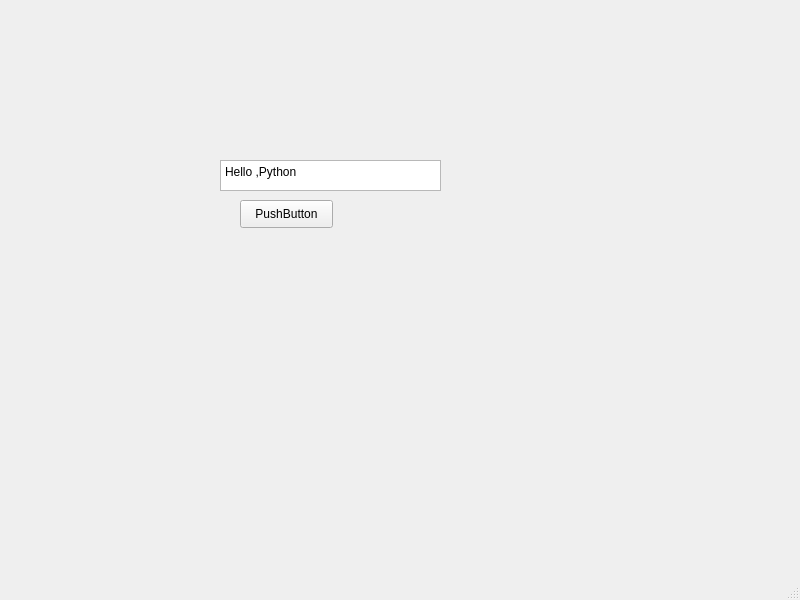
<?xml version="1.0" encoding="UTF-8"?>
<ui version="4.0">
 <class>MainWindow</class>
 <widget class="QMainWindow" name="MainWindow">
  <property name="geometry">
   <rect>
    <x>0</x>
    <y>0</y>
    <width>800</width>
    <height>600</height>
   </rect>
  </property>
  <property name="windowTitle">
   <string>MainWindow</string>
  </property>
  <widget class="QWidget" name="centralwidget">
   <widget class="QPushButton" name="pushButton">
    <property name="geometry">
     <rect>
      <x>240</x>
      <y>200</y>
      <width>93</width>
      <height>28</height>
     </rect>
    </property>
    <property name="text">
     <string>PushButton</string>
    </property>
   </widget>
   <widget class="QTextEdit" name="textEdit">
    <property name="geometry">
     <rect>
      <x>220</x>
      <y>160</y>
      <width>221</width>
      <height>31</height>
     </rect>
    </property>
    <property name="html">
     <string>&lt;!DOCTYPE HTML PUBLIC &quot;-//W3C//DTD HTML 4.0//EN&quot; &quot;http://www.w3.org/TR/REC-html40/strict.dtd&quot;&gt;
&lt;html&gt;&lt;head&gt;&lt;meta name=&quot;qrichtext&quot; content=&quot;1&quot; /&gt;&lt;style type=&quot;text/css&quot;&gt;
p, li { white-space: pre-wrap; }
&lt;/style&gt;&lt;/head&gt;&lt;body style=&quot; font-family:'SimSun'; font-size:9pt; font-weight:400; font-style:normal;&quot;&gt;
&lt;p style=&quot; margin-top:0px; margin-bottom:0px; margin-left:0px; margin-right:0px; -qt-block-indent:0; text-indent:0px;&quot;&gt;Hello ,Python&lt;/p&gt;&lt;/body&gt;&lt;/html&gt;</string>
    </property>
   </widget>
  </widget>
  <widget class="QMenuBar" name="menubar">
   <property name="geometry">
    <rect>
     <x>0</x>
     <y>0</y>
     <width>800</width>
     <height>26</height>
    </rect>
   </property>
  </widget>
  <widget class="QStatusBar" name="statusbar"/>
 </widget>
 <resources/>
 <connections/>
</ui>
